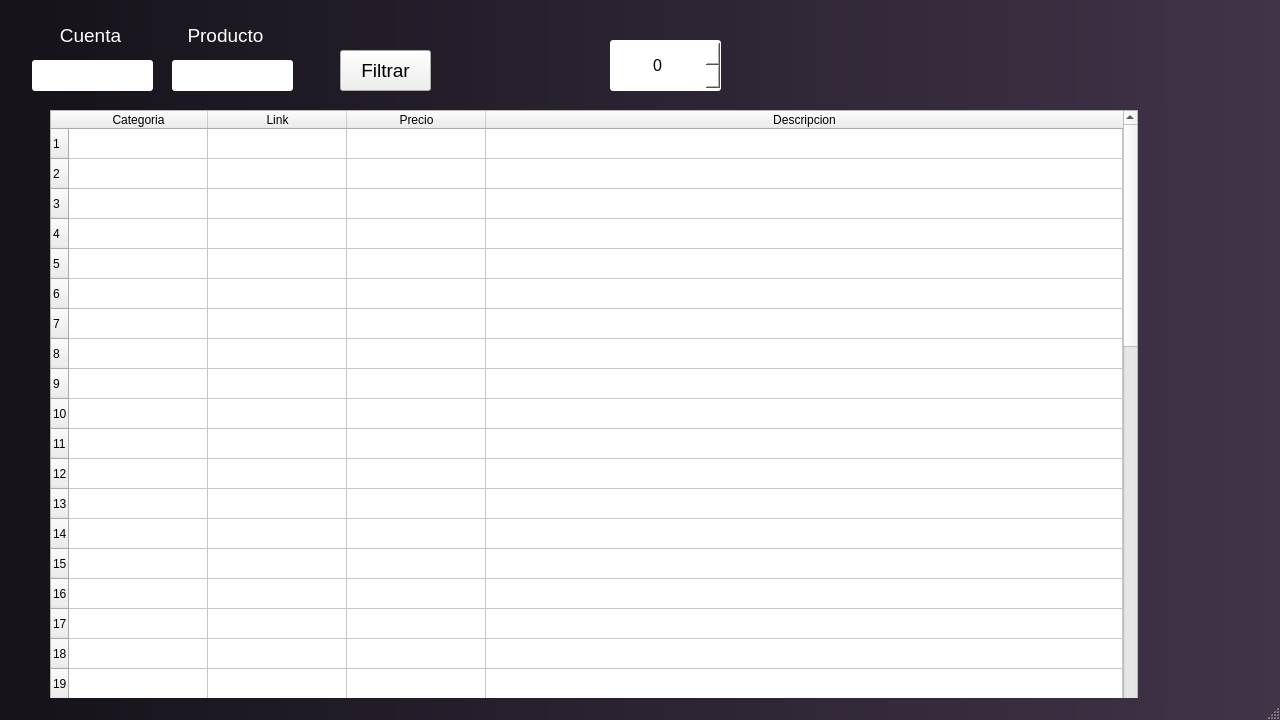
<?xml version="1.0" encoding="UTF-8"?>
<ui version="4.0">
 <class>MainWindow</class>
 <widget class="QMainWindow" name="MainWindow">
  <property name="geometry">
   <rect>
    <x>0</x>
    <y>0</y>
    <width>1280</width>
    <height>720</height>
   </rect>
  </property>
  <property name="minimumSize">
   <size>
    <width>1280</width>
    <height>720</height>
   </size>
  </property>
  <property name="windowTitle">
   <string>Scrapper</string>
  </property>
  <property name="autoFillBackground">
   <bool>false</bool>
  </property>
  <property name="styleSheet">
   <string notr="true">#MainWindow{
background:qlineargradient(spread:reflect, x1:0, y1:0, x2:1, y2:0, stop:0 rgba(22, 18, 25, 255), stop:1 rgba(64, 52, 73, 255));
}
/* qlineargradient(spread:reflect, x1:0, y1:0, x2:1, y2:0, stop:0 rgba(22, 18, 25, 255), stop:1 rgba(64, 52, 73, 255))

qlineargradient(spread:reflect, x1:0, y1:0, x2:1, y2:0, stop:0 rgba(130, 21, 131, 255), stop:1 rgba(103, 46, 180, 255)


 */</string>
  </property>
  <widget class="QWidget" name="centralwidget">
   <widget class="QTableWidget" name="table">
    <property name="geometry">
     <rect>
      <x>50</x>
      <y>110</y>
      <width>1088</width>
      <height>612</height>
     </rect>
    </property>
    <property name="minimumSize">
     <size>
      <width>1088</width>
      <height>575</height>
     </size>
    </property>
    <property name="autoFillBackground">
     <bool>true</bool>
    </property>
    <property name="styleSheet">
     <string notr="true">gridline-color: #fffff8;
background-color:#cccaca;
border: 1px solid #fffff8;
border-radius: 10px;

QSlider::groove:vertical {
    background: red;
    position: absolute; /* absolutely position 4px from the left and right of the widget. setting margins on the widget should work too... */
    left: 4px; right: 4px;
}
</string>
    </property>
    <property name="sortingEnabled">
     <bool>true</bool>
    </property>
    <property name="rowCount">
     <number>50</number>
    </property>
    <attribute name="horizontalHeaderCascadingSectionResizes">
     <bool>false</bool>
    </attribute>
    <attribute name="horizontalHeaderDefaultSectionSize">
     <number>139</number>
    </attribute>
    <attribute name="horizontalHeaderStretchLastSection">
     <bool>true</bool>
    </attribute>
    <row>
     <property name="text">
      <string>1</string>
     </property>
    </row>
    <row>
     <property name="text">
      <string>2</string>
     </property>
    </row>
    <row>
     <property name="text">
      <string>3</string>
     </property>
    </row>
    <row>
     <property name="text">
      <string>4</string>
     </property>
    </row>
    <row>
     <property name="text">
      <string>5</string>
     </property>
    </row>
    <row>
     <property name="text">
      <string>6</string>
     </property>
    </row>
    <row>
     <property name="text">
      <string>7</string>
     </property>
    </row>
    <row>
     <property name="text">
      <string>8</string>
     </property>
    </row>
    <row>
     <property name="text">
      <string>9</string>
     </property>
    </row>
    <row>
     <property name="text">
      <string>10</string>
     </property>
    </row>
    <row/>
    <row/>
    <row/>
    <row/>
    <row/>
    <row/>
    <row/>
    <row/>
    <row/>
    <row/>
    <row/>
    <row/>
    <row/>
    <row/>
    <row/>
    <row/>
    <row/>
    <row/>
    <row/>
    <row/>
    <row/>
    <row/>
    <row/>
    <row/>
    <row/>
    <row/>
    <row/>
    <row/>
    <row/>
    <row/>
    <row/>
    <row/>
    <row/>
    <row/>
    <row/>
    <row/>
    <row/>
    <row/>
    <row/>
    <row/>
    <column>
     <property name="text">
      <string>Categoria</string>
     </property>
    </column>
    <column>
     <property name="text">
      <string>Link</string>
     </property>
    </column>
    <column>
     <property name="text">
      <string>Precio</string>
     </property>
    </column>
    <column>
     <property name="text">
      <string>Descripcion</string>
     </property>
    </column>
   </widget>
   <widget class="QLineEdit" name="lcuenta">
    <property name="geometry">
     <rect>
      <x>32</x>
      <y>60</y>
      <width>121</width>
      <height>31</height>
     </rect>
    </property>
    <property name="styleSheet">
     <string notr="true">background:white;
border-radius:3px;</string>
    </property>
   </widget>
   <widget class="QLineEdit" name="lproducto">
    <property name="geometry">
     <rect>
      <x>172</x>
      <y>60</y>
      <width>121</width>
      <height>31</height>
     </rect>
    </property>
    <property name="styleSheet">
     <string notr="true">background:white;
border-radius:3px;</string>
    </property>
   </widget>
   <widget class="QPushButton" name="filtrar">
    <property name="geometry">
     <rect>
      <x>340</x>
      <y>50</y>
      <width>91</width>
      <height>41</height>
     </rect>
    </property>
    <property name="font">
     <font>
      <pointsize>14</pointsize>
     </font>
    </property>
    <property name="styleSheet">
     <string notr="true">border-radius:3px;
color:white;
background:#27b880;

hover {
background:#5ab893;

}</string>
    </property>
    <property name="text">
     <string>Filtrar</string>
    </property>
   </widget>
   <widget class="QLabel" name="label">
    <property name="geometry">
     <rect>
      <x>40</x>
      <y>20</y>
      <width>101</width>
      <height>31</height>
     </rect>
    </property>
    <property name="font">
     <font>
      <pointsize>14</pointsize>
     </font>
    </property>
    <property name="styleSheet">
     <string notr="true">color:white;
</string>
    </property>
    <property name="text">
     <string>Cuenta</string>
    </property>
    <property name="alignment">
     <set>Qt::AlignCenter</set>
    </property>
   </widget>
   <widget class="QLabel" name="label_2">
    <property name="geometry">
     <rect>
      <x>170</x>
      <y>20</y>
      <width>111</width>
      <height>31</height>
     </rect>
    </property>
    <property name="font">
     <font>
      <pointsize>14</pointsize>
     </font>
    </property>
    <property name="styleSheet">
     <string notr="true">color:white;
</string>
    </property>
    <property name="text">
     <string>Producto</string>
    </property>
    <property name="textFormat">
     <enum>Qt::AutoText</enum>
    </property>
    <property name="alignment">
     <set>Qt::AlignCenter</set>
    </property>
   </widget>
   <widget class="QSpinBox" name="ndatos">
    <property name="enabled">
     <bool>false</bool>
    </property>
    <property name="geometry">
     <rect>
      <x>610</x>
      <y>40</y>
      <width>111</width>
      <height>51</height>
     </rect>
    </property>
    <property name="font">
     <font>
      <pointsize>12</pointsize>
     </font>
    </property>
    <property name="mouseTracking">
     <bool>false</bool>
    </property>
    <property name="styleSheet">
     <string notr="true">color:black;
border-radius:3px;
border-color:white;
background:white;</string>
    </property>
    <property name="alignment">
     <set>Qt::AlignCenter</set>
    </property>
    <property name="maximum">
     <number>50</number>
    </property>
    <property name="value">
     <number>0</number>
    </property>
   </widget>
   <widget class="QLabel" name="cargagif">
    <property name="enabled">
     <bool>true</bool>
    </property>
    <property name="geometry">
     <rect>
      <x>380</x>
      <y>210</y>
      <width>381</width>
      <height>361</height>
     </rect>
    </property>
    <property name="styleSheet">
     <string notr="true">border-radius:5px;
background-color:transparent;</string>
    </property>
    <property name="text">
     <string/>
    </property>
   </widget>
  </widget>
  <widget class="QMenuBar" name="menubar">
   <property name="geometry">
    <rect>
     <x>0</x>
     <y>0</y>
     <width>1280</width>
     <height>18</height>
    </rect>
   </property>
  </widget>
  <widget class="QStatusBar" name="statusbar"/>
 </widget>
 <resources/>
 <connections/>
</ui>
